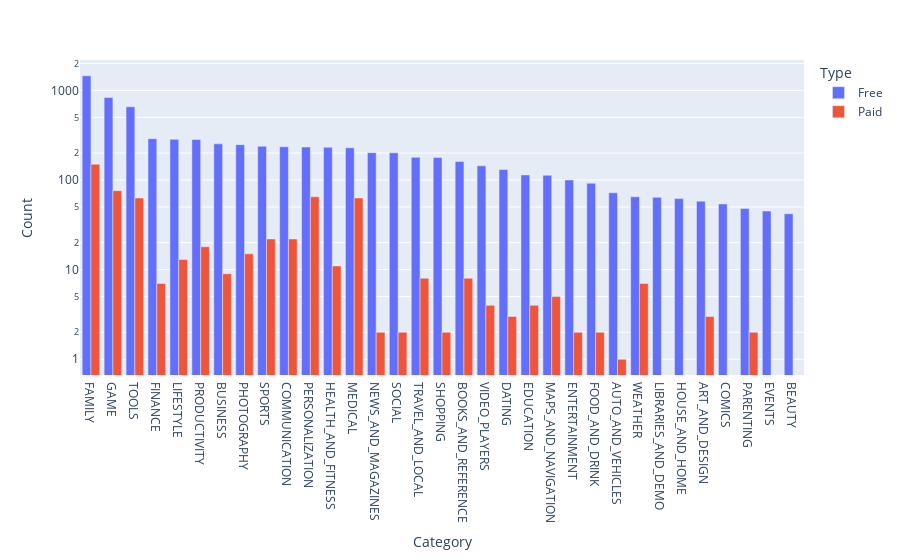

Notebook code cell kept with this figure:
### Code cell
fig = px.bar(data_frame=x,x='Category',y=0,color='Type',barmode='group',log_y=True,labels={'0': 'Count'})
#fig.update_layout(xaxis=dict(categoryorder='total descending'))
fig.show()

### Figure 1 — Plotly figure (JSON) as saved in the notebook; plotly's stock layout.template omitted (floating-point values rounded to 4 significant figures)
{"data": [{"alignmentgroup": "True", "hovertemplate": "Type=Free<br>Category=%{x}<br>Count=%{y}<extra></extra>", "legendgroup": "Free", "marker": {"color": "#636efa"}, "name": "Free", "offsetgroup": "Free", "orientation": "v", "showlegend": true, "textposition": "auto", "type": "bar", "x": ["FAMILY", "GAME", "TOOLS", "FINANCE", "LIFESTYLE", "PRODUCTIVITY", "BUSINESS", "PHOTOGRAPHY", "SPORTS", "COMMUNICATION", "PERSONALIZATION", "HEALTH_AND_FITNESS", "MEDICAL", "NEWS_AND_MAGAZINES", "SOCIAL", "TRAVEL_AND_LOCAL", "SHOPPING", "BOOKS_AND_REFERENCE", "VIDEO_PLAYERS", "DATING", "EDUCATION", "MAPS_AND_NAVIGATION", "ENTERTAINMENT", "FOOD_AND_DRINK", "AUTO_AND_VEHICLES", "WEATHER", "LIBRARIES_AND_DEMO", "HOUSE_AND_HOME", "ART_AND_DESIGN", "COMICS", "PARENTING", "EVENTS", "BEAUTY"], "xaxis": "x", "y": [1456, 834, 656, 289, 284, 283, 253, 248, 238, 235, 233, 232, 229, 202, 201, 179, 178, 161, 144, 131, 114, 113, 100, 92, 72, 65, 64, 62, 58, 54, 48, 45, 42], "yaxis": "y"}, {"alignmentgroup": "True", "hovertemplate": "Type=Paid<br>Category=%{x}<br>Count=%{y}<extra></extra>", "legendgroup": "Paid", "marker": {"color": "#EF553B"}, "name": "Paid", "offsetgroup": "Paid", "orientation": "v", "showlegend": true, "textposition": "auto", "type": "bar", "x": ["FAMILY", "GAME", "TOOLS", "FINANCE", "LIFESTYLE", "PRODUCTIVITY", "BUSINESS", "PHOTOGRAPHY", "SPORTS", "COMMUNICATION", "PERSONALIZATION", "HEALTH_AND_FITNESS", "MEDICAL", "NEWS_AND_MAGAZINES", "SOCIAL", "TRAVEL_AND_LOCAL", "SHOPPING", "BOOKS_AND_REFERENCE", "VIDEO_PLAYERS", "DATING", "EDUCATION", "MAPS_AND_NAVIGATION", "ENTERTAINMENT", "FOOD_AND_DRINK", "AUTO_AND_VEHICLES", "WEATHER", "LIBRARIES_AND_DEMO", "HOUSE_AND_HOME", "ART_AND_DESIGN", "COMICS", "PARENTING", "EVENTS", "BEAUTY"], "xaxis": "x", "y": [150, 76, 63, 7, 13, 18, 9, 15, 22, 22, 65, 11, 63, 2, 2, 8, 2, 8, 4, 3, 4, 5, 2, 2, 1, 7, 0, 0, 3, 0, 2, 0, 0], "yaxis": "y"}], "layout": {"autosize": true, "barmode": "group", "legend": {"title": {"text": "Type"}, "tracegroupgap": 0}, "margin": {"t": 60}, "xaxis": {"anchor": "y", "autorange": true, "domain": [0, 1], "range": [-0.5, 32.5], "title": {"text": "Category"}, "type": "category"}, "yaxis": {"anchor": "x", "autorange": true, "domain": [0, 1], "range": [-0.1757, 3.339], "title": {"text": "Count"}, "type": "log"}}}
